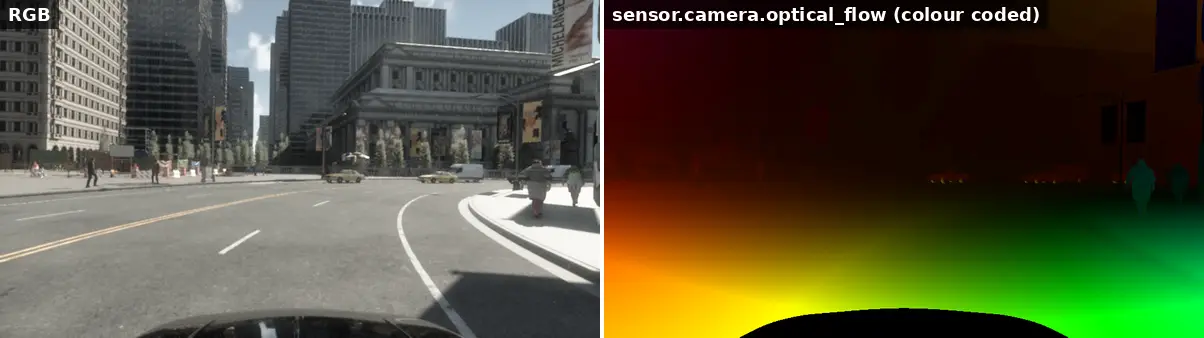
#> input picture Docs/img/ref_sensors/sensor_optical_flow.webp, 1204 x 338 px, given in place of instance.png, which was not available
$ python make_gallery.py ../../../../../Docs/img/ref_sensors/sensor_optical_flow.webp ../../../../../Docs/img/ref_sensors/sensor_rt_lens.webp
#> lines starting #> are read from the running program, lines starting #| are printed output that depends on the picture; after the words box and inside, x2 and y2 are one past the last pixel; in counts of white or black regions, pixels touching at a corner belong together; pictures that were not available may be replaced by others from this repository, and a replacement may not be noted
"""Final doc images from a gallery capture dir: per-sensor webp + composite grid."""
import os, sys
import numpy as np
from PIL import Image, ImageDraw, ImageFont
D, OUT = sys.argv[1], sys.argv[2]; os.makedirs(OUT, exist_ok=True)
S = os.path.join(D, "out")
FONT = ImageFont.truetype("/usr/share/fonts/truetype/dejavu/DejaVuSans-Bold.ttf", 26)
def L(p): return Image.open(p).convert("RGB")
# instance: colourise unique (G,B) ids, keep sky/unlabelled dark
ins = np.asarray(Image.open(os.path.join(D, "instance.png")).convert("RGB")).astype(np.int64)
ids = ins[..., 1] + 256 * ins[..., 2] + 65536 * ins[..., 0]
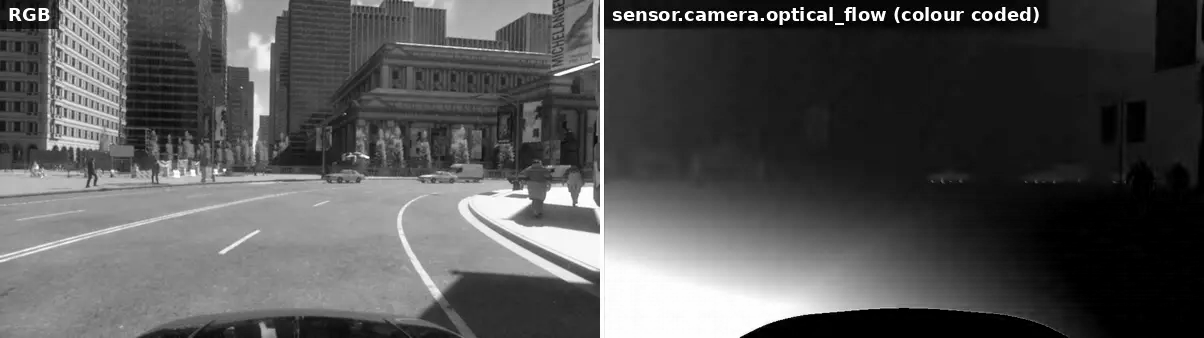
#> ids: shape (338, 1204) int64; min 0, max 16777215, mean 5497453; drawn with min black and max white
u, inv = np.unique(ids, return_inverse=True)
rng = np.random.default_rng(4); lut = rng.integers(40, 255, size=(len(u), 3)).astype(np.uint8)
col = lut[inv.reshape(ids.shape)]
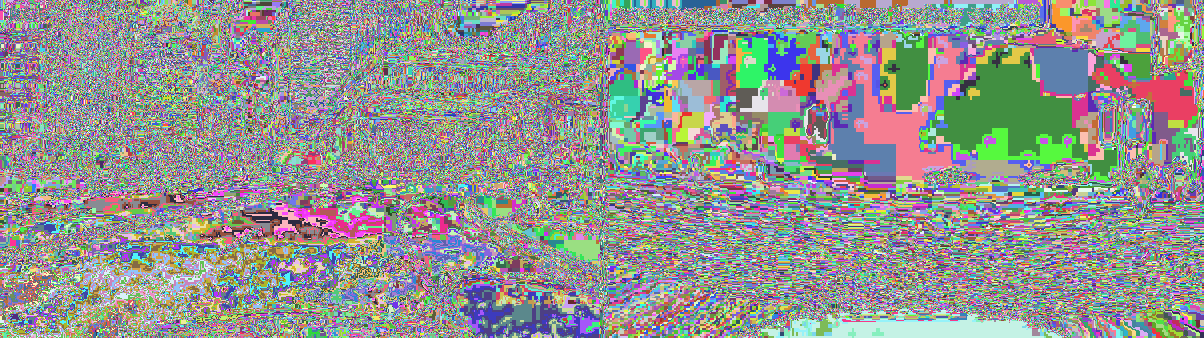
#> col: shape (338, 1204, 3); mean of channels 0, 1, 2 146, 147.1, 144.9; drawn as R, G, B
col[ins[..., 0] == 11] = (20, 24, 30)  # sky tag in R
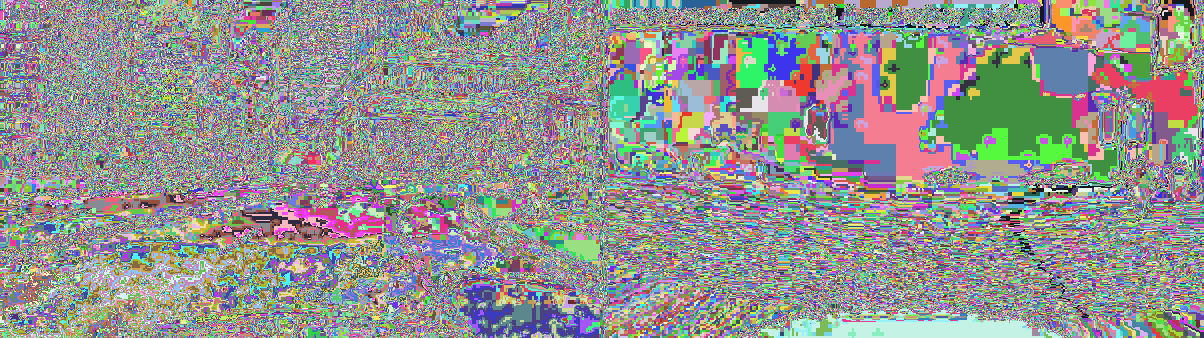
#> col: shape (338, 1204, 3); 0.53% of pixels changed, all inside (x1, y1, x2, y2) = (156, 0, 1203, 338); drawn as R, G, B
Image.fromarray(col).save(os.path.join(S, "instance_vis.png"))
tiles = [("RGB  sensor.camera.rgb", L(os.path.join(D, "rgb.png"))),
         ("Depth (logarithmic)", L(os.path.join(D, "depth_log.png"))),
         ("Semantic segmentation", L(os.path.join(D, "semantic.png"))),
         ("Instance segmentation", L(os.path.join(S, "instance_vis.png"))),
         ("Normals", L(os.path.join(D, "normals.png"))),
         ("LiDAR projected on camera", L(os.path.join(S, "lidar_on_camera.jpg"))),
         ("Semantic LiDAR projected", L(os.path.join(S, "semantic_lidar_on_camera.jpg"))),
         ("Radar detections", L(os.path.join(S, "radar_on_camera.jpg"))),
         ("Depth (raw encoding)", L(os.path.join(D, "depth_raw.png")))]
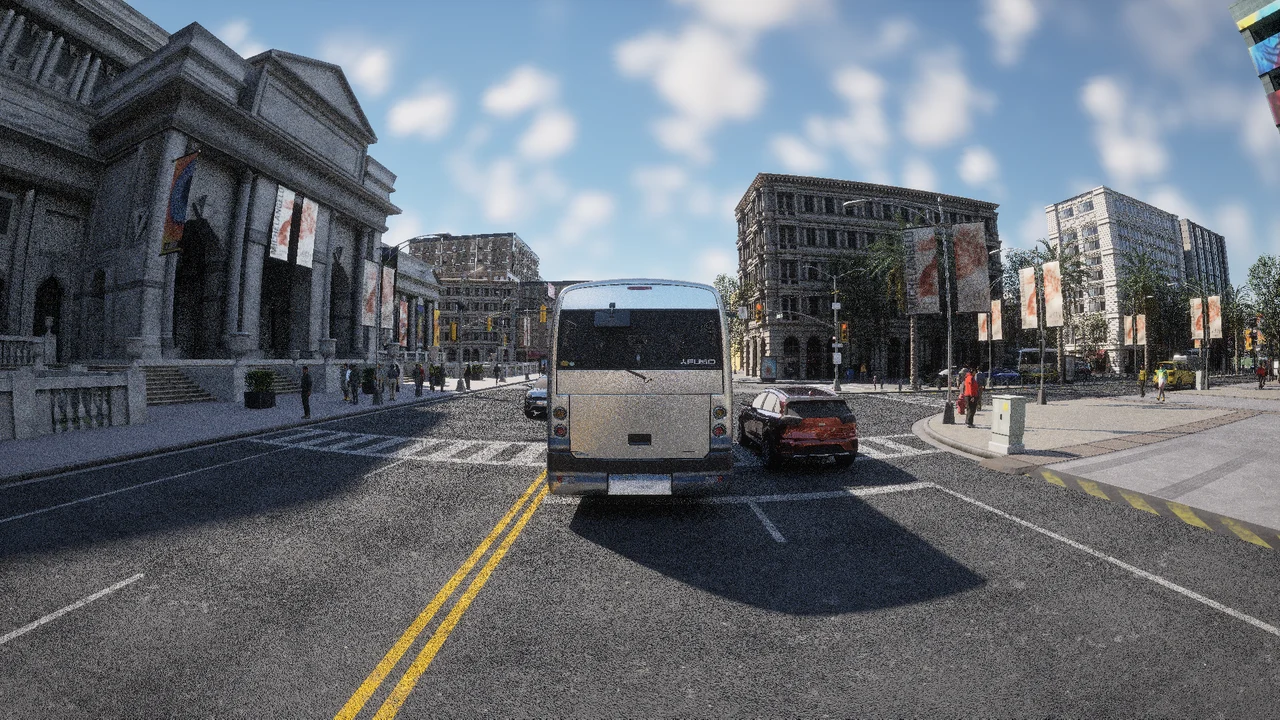
#> input picture Docs/img/ref_sensors/sensor_rt_lens.webp, 1280 x 720 px, given in place of rgb.png, which was not available
#> in L, returned value is the input picture: PIL image 1280x720 RGB; mean R, G, B 102.2, 107.7, 115.1
#> (the run stopped early here; a loop or call above may not have finished)
